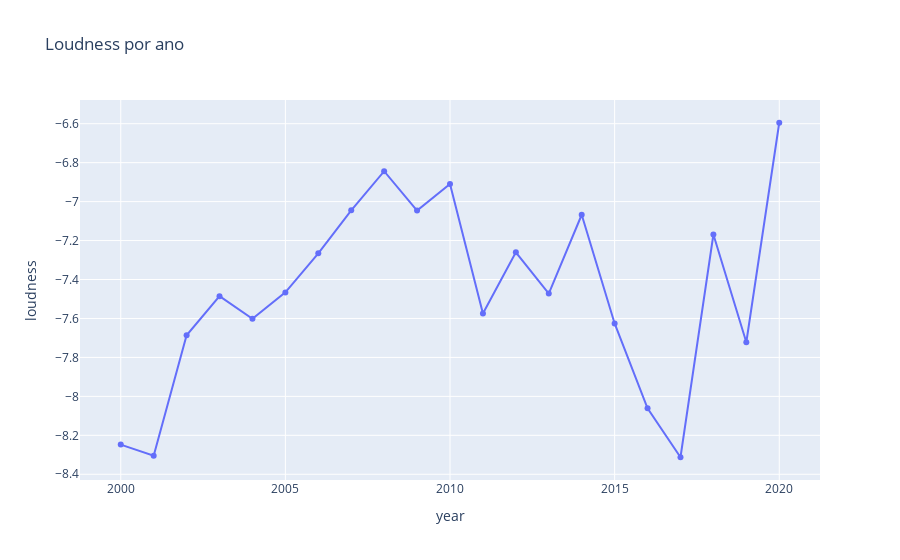

Write notebook code for a chart like this one.
### Markdown cell above
<h1>Análise gráfica</h1>

### Code cell
fig = px.line(base_ano, x='year', y='loudness', markers = True, title = 'Loudness por ano')
fig.show()

### Figure 1 — Plotly figure (JSON) as saved in the notebook; plotly's stock layout.template omitted (floating-point values rounded to 4 significant figures)
{"data": [{"hovertemplate": "year=%{x}<br>loudness=%{y}<extra></extra>", "legendgroup": "", "line": {"color": "#636efa", "dash": "solid"}, "marker": {"symbol": "circle"}, "mode": "markers+lines", "name": "", "orientation": "v", "showlegend": false, "type": "scatter", "x": [2000, 2001, 2002, 2003, 2004, 2005, 2006, 2007, 2008, 2009, 2010, 2011, 2012, 2013, 2014, 2015, 2016, 2017, 2018, 2019, 2020], "xaxis": "x", "y": [-8.248, -8.305, -7.687, -7.486, -7.602, -7.466, -7.266, -7.045, -6.844, -7.046, -6.91, -7.575, -7.261, -7.472, -7.067, -7.626, -8.061, -8.313, -7.169, -7.722, -6.595], "yaxis": "y"}], "layout": {"legend": {"tracegroupgap": 0}, "title": {"text": "Loudness por ano"}, "xaxis": {"anchor": "y", "domain": [0, 1], "title": {"text": "year"}}, "yaxis": {"anchor": "x", "domain": [0, 1], "title": {"text": "loudness"}}}}
